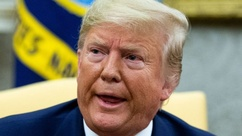
#> input picture trump.jpg, 242 x 136 px, shrunk from 681 x 383 before the run
$ python -i scissors.py   (imports and definitions only)
#> lines starting #> are read from the running program, lines starting #| are printed output that depends on the picture
"""
Functions used for intelligent scissors.
Adapted from OpenCV tutorial:
https://docs.opencv.org/3.4/d5/db5/tutorial_laplace_operator.html
"""
import sys
import cv2 as cv
import numpy as np
import heapq
import math
from typing import Dict
import matplotlib.pyplot as plt
import time

# [2 lines not run here, left out]

def cal_zero_crossing(laplacian_result):
    """
    The function takes in an a 2d array store the laplancian of each pixel.
    Return an array of same dimension that store the zero crossing cost
    """
    height, width = laplacian_result.shape
    result = np.ones(shape=laplacian_result.shape)
    def in_range(_i, _j):
        if _i < height and _i >= 0 and _j < width and _j >= 0:
            return True
        return False

    for i in range(height):
        for j in range(width):
            # Iterate Through the neighboring pixels
            cur_pixel = laplacian_result[i][j]
            if cur_pixel == 0:
                result[i, j] = 0
                continue

            for ver in range(-1, 2):
                for hor in range(-1, 2):
                    cur_x, cur_y = i + ver, j + hor
                    if in_range(cur_x, cur_y):
                        neigh_pixel = laplacian_result[cur_x][cur_y]
                        if neigh_pixel < 0 and cur_pixel > 0 and abs(cur_pixel) <= abs(neigh_pixel):
                            result[i, j] = 0
                        elif neigh_pixel > 0 and cur_pixel < 0 and abs(cur_pixel) <= abs(neigh_pixel):
                            result[i, j] = 0
    return result


def cal_gradient_magnitude(src):
    """
    The function takes in the source image and calculate the gradient Magnitude
    cost. Return an array of same dimension as src, which stores the gradient
    magnitude at each point.
    This need to be scalled based on location information.
    Also return x partial and y_partial
    """
    # Use sobel operatior to find derivatives
    sobelx = cv.Sobel(src,cv.CV_64F,1,0,ksize=5)  # partial x
    sobely = cv.Sobel(src,cv.CV_64F,0,1,ksize=5)  # partial y
    G_sqr = np.power(sobelx, 2) + np.power(sobely, 2)
    G = np.sqrt(G_sqr)
    max_value = np.max(G)
    return 1 - G / max_value, sobelx, sobely


def calculate_info(image_name):
    """
    Calculate the cost of the edges.
    Return zero_crossing, gradient_magnitude, partial_x and partial_y
    """
#> called with image_name = 'trump.jpg'
    # Declare the variables we are going to use
    ddepth = cv.CV_16S
    kernel_size = 3
    image_name = 'trump.jpg'
    src = cv.imread(cv.samples.findFile(image_name), cv.IMREAD_COLOR) # Load an image
#> src is the input picture: shape (136, 242, 3); mean B, G, R 107.5, 131.8, 143.5
    if src is None:
        print ('Error opening image')
        print ('Program Arguments: [image_name -- default lena.jpg]')
        return -1
    # src = cv.GaussianBlur(src, (3, 3), 0)
    src_gray = cv.cvtColor(src, cv.COLOR_BGR2GRAY)
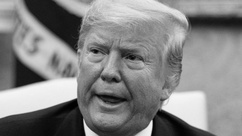
#> src_gray: shape (136, 242); min 0, max 247, mean 132.5
    height, width = src_gray.shape
#> height = 136; width = 242
    laplacian_result = cv.Laplacian(src_gray, ddepth, ksize=kernel_size)
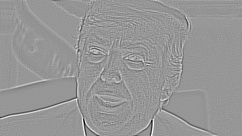
#> laplacian_result: shape (136, 242) int16; min -850, max 588, mean 0.1; drawn with min black and max white

    zero_crossing = cal_zero_crossing(laplacian_result)
#> after the loop in cal_zero_crossing, `for i in range(height):`:
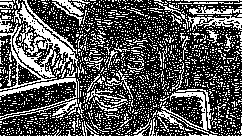
#> result: shape (136, 242) float64; values 0 (black) and 1 (white), 33.1% white in thin lines or dots

    gradient_magnitude, partial_x, partial_y = cal_gradient_magnitude(src_gray)
#> in cal_gradient_magnitude, `sobely = cv.Sobel(src,cv.CV_64F,0,1,ksize=5)`:
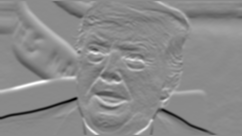
#> sobely: shape (136, 242) float64; min -9484, max 7861, mean -87; drawn with min black and max white
#> in cal_gradient_magnitude, `G_sqr = np.power(sobelx, 2) + np.power(sobely, 2)`:
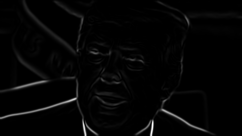
#> G_sqr: shape (136, 242) float64; min 0, max 122552098, mean 2437008.4; drawn with min black and max white
#> in cal_gradient_magnitude, `G = np.sqrt(G_sqr)`:
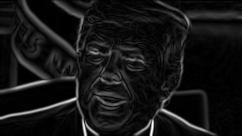
#> G: shape (136, 242) float64; min 0, max 11070.3, mean 935; drawn with min black and max white
#> in cal_gradient_magnitude, `max_value = np.max(G)`: max_value = 11070.3
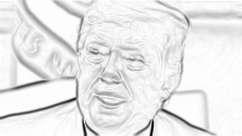
#> gradient_magnitude: shape (136, 242) float64; min 0, max 1, mean 0.916
    # gradient_magnitude = gradient_magnitude.flatten()
    # partial_x = partial_x.flatten()
    # partial_y = partial_y.flatten()

    all_nodes = {}
    def index(_i, _j):
        return _i * width + _j
    for i in range(height):
        for j in range(width):
            cur_index = index(i, j)
            divisor = math.sqrt(partial_x[i, j] ** 2 + partial_y[i, j] ** 2)
            new_node = Node(i,j,cur_index,zero_crossing[i,j],\
                gradient_magnitude[i,j], partial_x[i, j]/divisor, partial_y[i, j]/divisor)
            all_nodes[cur_index] = new_node
#> this loop made 136 passes
    return all_nodes, width, height


class Node:
    """
    zero_crossing: binary zero crossing cost
    Attribute:
    pred: points to the node on the shortest path to node
    cost: total cost from this node to root
    """
    def __init__(self, x, y, index, zero_crossing, g_magnitude, p_x, p_y):
        self.index = index
        self.x = x
        self.y = y
        self.zero_crossing = zero_crossing
        self.g_magnitude = g_magnitude
        # (p_x, p_y) must be unit vector
        self.p_x = p_x
        self.p_y = p_y
        self.pred = None
        self.cost = float('inf')
        self.explored = False

    # [14 lines left out: function cal_cost, not called in this run]

    def __lt__(self, other):
        return self.cost < other.cost

    def __eq__(self, value):
        return self.index == value.index


# [31 lines left out: function graph_search, not called in this run]


# [41 lines not run here, left out]
    # abs_dst = cv.convertScaleAbs(dst)
    # cv.imshow(window_name, abs_dst)
    # cv.waitKey(0)

>>> result = calculate_info('trump.jpg')
